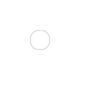

This chart was generated by the following Python code:
from fig import *

Pic=VecImage("graph", 100,100,"gray")

centre=(40,40)
R=10
a=(20,20)
r=4

Circle(*centre, R, svg=Pic, swidth=0.1)

Circle(*centre, R, svg=Pic, swidth=0.1)

Pic.save()